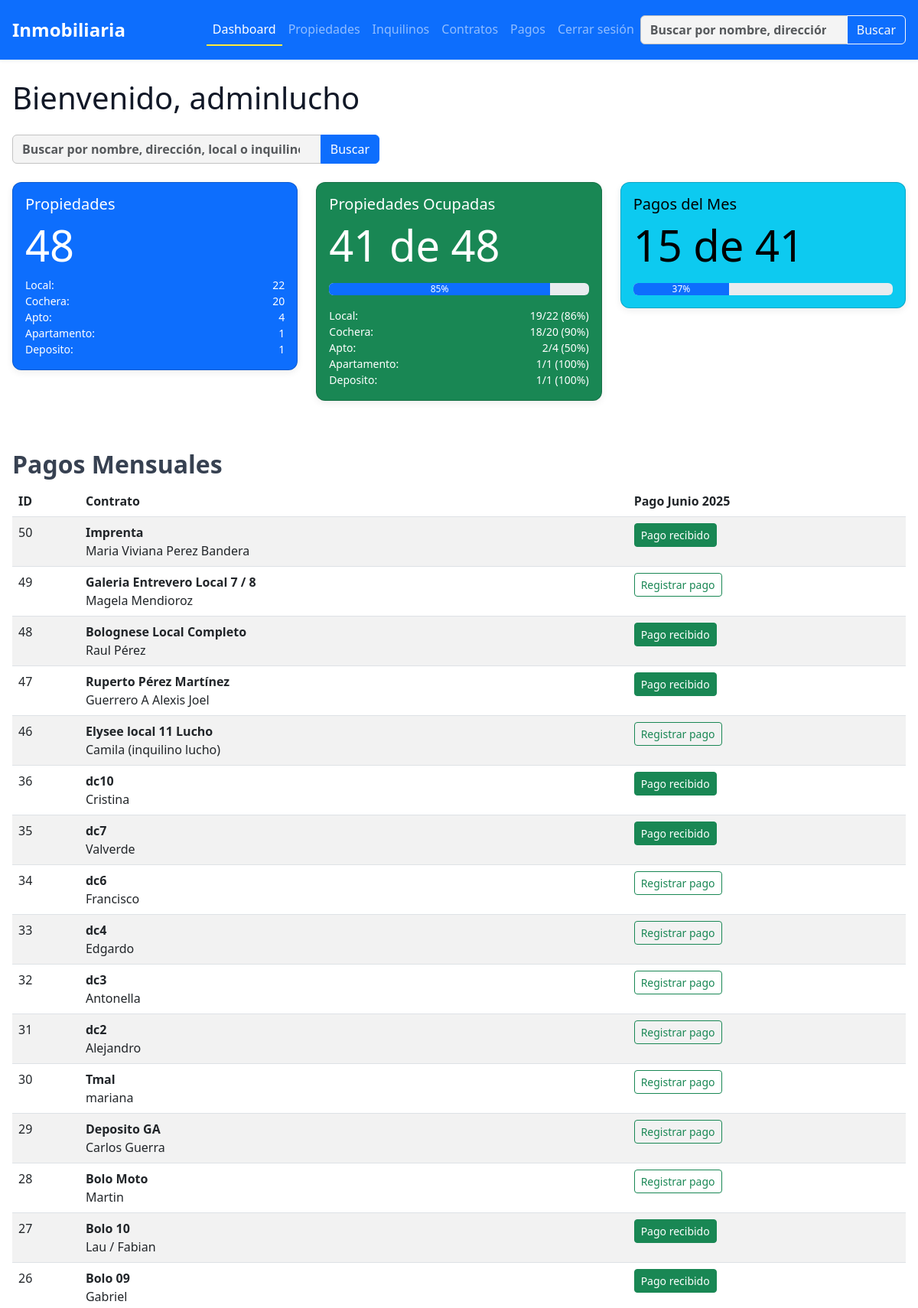
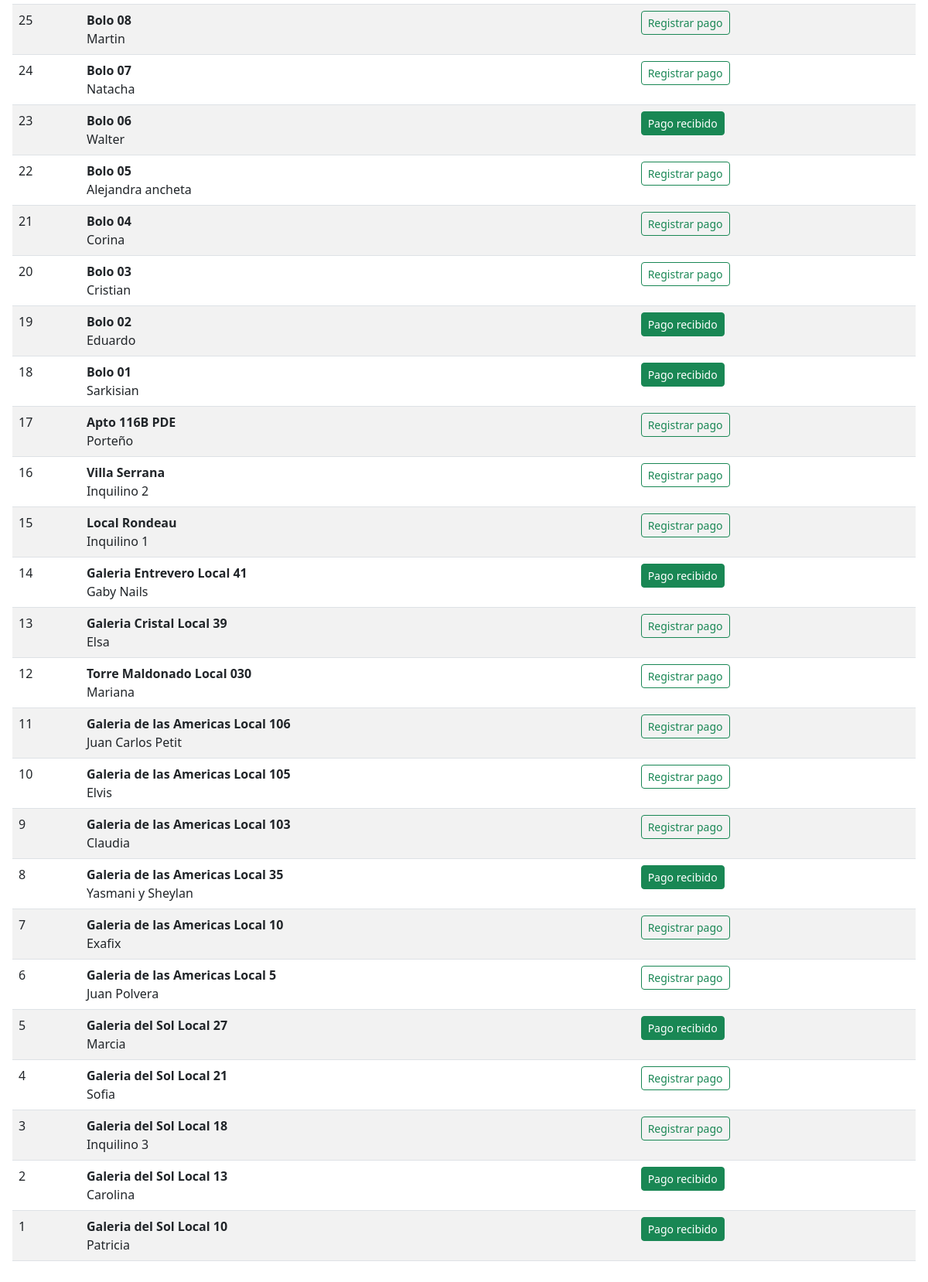
Page /dashboard.php (signed in) on the committed database (2 pictures, top to bottom).
### tables this page shows
CREATE TABLE IF NOT EXISTS `contratos` (
  `id` int(11) NOT NULL AUTO_INCREMENT,
  `inquilino_id` int(11) DEFAULT NULL,
  `propiedad_id` int(11) DEFAULT NULL,
  `fecha_inicio` date DEFAULT NULL,
  `fecha_fin` date DEFAULT NULL,
  `importe` decimal(10,2) DEFAULT NULL,
  `garantia` varchar(100) DEFAULT NULL,
  `corredor` varchar(100) DEFAULT NULL,
  `estado` enum('activo','finalizado') DEFAULT NULL,
  `documentos` text,
  `usuario_id` int(11) NOT NULL,
  `fecha_creacion` datetime DEFAULT NULL,
  `fecha_modificacion` datetime DEFAULT NULL,
  PRIMARY KEY (`id`)
);

CREATE TABLE IF NOT EXISTS `propiedades` (
  `id` int(11) NOT NULL AUTO_INCREMENT,
  `nombre` varchar(255) NOT NULL,
  `tipo` varchar(100) DEFAULT NULL,
  `direccion` varchar(255) DEFAULT NULL,
  `galeria` text,
  `local` varchar(100) DEFAULT NULL,
  `precio` decimal(10,2) DEFAULT NULL,
  `incluye_gc` tinyint(1) DEFAULT NULL,
  `gastos_comunes` decimal(10,2) DEFAULT NULL,
  `estado` enum('alquilado','libre','en venta','uso propio') DEFAULT NULL,
  `garantia` decimal(10,2) DEFAULT NULL,
  `corredor` varchar(100) DEFAULT NULL,
  `anep` varchar(100) DEFAULT NULL,
  `contribucion_inmobiliaria` decimal(10,2) DEFAULT NULL,
  `comentarios` text,
  `usuario_id` int(11) NOT NULL,
  `fecha_creacion` datetime DEFAULT NULL,
  `fecha_modificacion` datetime DEFAULT NULL,
  `imagenes` text NOT NULL,
  `documentos` text NOT NULL,
  PRIMARY KEY (`id`),
  KEY `idx_usuario_id` (`usuario_id`)
);

CREATE TABLE IF NOT EXISTS `inquilinos` (
  `id` int(11) NOT NULL AUTO_INCREMENT,
  `nombre` varchar(255) NOT NULL,
  `cedula` varchar(100) NOT NULL,
  `telefono` varchar(20) DEFAULT NULL,
  `vehiculo` varchar(100) DEFAULT NULL,
  `matricula` varchar(50) DEFAULT NULL,
  `documentos` text NOT NULL,
  `usuario_id` int(11) NOT NULL,
  `fecha_creacion` datetime DEFAULT NULL,
  `fecha_modificacion` datetime DEFAULT NULL,
  PRIMARY KEY (`id`)
);

### config.php (called while the page is built, shortened)
<?php
function clean_input($data) {
    return htmlspecialchars(trim($data));
}
?>

### dashboard.php (the view, shortened to what this page needs)
<?php
require_once 'config.php';
include 'includes/header_nav.php';
$mes_actual = date('m');
$anio_actual = date('Y');
$busqueda = clean_input($_GET['search'] ?? '');
$stmt_propiedades = $pdo->query("
    SELECT p.tipo,
           COUNT(*) as total,
           SUM(CASE WHEN c.estado = 'activo' THEN 1 ELSE 0 END) as ocupadas
    FROM propiedades p
    LEFT JOIN contratos c ON p.id = c.propiedad_id AND c.estado = 'activo'
    GROUP BY p.tipo
    ORDER BY total DESC
");
$propiedades_por_tipo = $stmt_propiedades->fetchAll(PDO::FETCH_ASSOC);
$total_propiedades = array_sum(array_column($propiedades_por_tipo, 'total'));
$total_ocupadas = array_sum(array_column($propiedades_por_tipo, 'ocupadas'));
$ratio_ocupacion = $total_propiedades > 0 ? round(($total_ocupadas / $total_propiedades) * 100) : 0;
$stmt = $pdo->prepare("
    SELECT c.id AS id, p.nombre AS propiedad_nombre, i.nombre AS inquilino_nombre, i.id AS inquilino_id, c.fecha_fin
    FROM propiedades p
    INNER JOIN contratos c ON p.id = c.propiedad_id AND c.estado = 'activo'
    LEFT JOIN inquilinos i ON c.inquilino_id = i.id
    ORDER BY c.id DESC
");
$stmt->execute();
$propiedades_inquilinos = $stmt->fetchAll(PDO::FETCH_ASSOC);
$stmt_pagos = $pdo->prepare("
    SELECT contrato_id
    FROM pagos
    WHERE MONTH(fecha) = ? AND YEAR(fecha) = ? AND concepto = 'Pago mensual'
");
$stmt_pagos->execute([$mes_actual, $anio_actual]);
$pagos_mes_actual = $stmt_pagos->fetchAll(PDO::FETCH_COLUMN, 0);
$total_contratos = count($propiedades_inquilinos);
$pagos_recibidos = count($pagos_mes_actual);
$ratio_pagos = $total_contratos > 0 ? round(($pagos_recibidos / $total_contratos) * 100) : 0;
?>
<main class="container container-main">
  <h1>Bienvenido, <?= htmlspecialchars($_SESSION['user_name']) ?></h1>
  <form action="propiedades.php" method="GET" class="mb-4" role="search" aria-label="Buscar propiedades">
    <div class="input-group" style="max-width:480px;">
      <input
        type="search"
        name="search"
        class="form-control"
        placeholder="Buscar por nombre, dirección, local o inquilino"
        value="<?= htmlspecialchars($busqueda) ?>"
        aria-label="Buscar propiedades" autocomplete="off" />
      <button class="btn btn-primary" type="submit" aria-label="Buscar">Buscar</button>
    </div>
  </form>
  <div class="row mb-4">
    <div class="col-md-4 h-100">
      <a href="propiedades.php" class="text-decoration-none">
        <div class="card text-bg-primary h-100 mb-3">
          <div class="card-body d-flex flex-column justify-content-between">
            <h5 class="card-title">Propiedades</h5>
            <p class="card-text display-4 mb-0"><?= $total_propiedades ?></p>
            <div class="small mt-2">
              <?php foreach ($propiedades_por_tipo as $tipo): ?>
                <div class="d-flex justify-content-between">
                  <span class="text-capitalize"><?= htmlspecialchars($tipo['tipo']) ?>:</span>
                  <span><?= $tipo['total'] ?></span>
                </div>
              <?php endforeach; ?>
            </div>
          </div>
        </div>
      </a>
    </div>
    <div class="col-md-4 h-100">
      <a href="contratos.php" class="text-decoration-none">
        <div class="card text-bg-success h-100 mb-3">
          <div class="card-body d-flex flex-column justify-content-between">
            <h5 class="card-title">Propiedades Ocupadas</h5>
            <p class="card-text display-4"><?= $total_ocupadas ?> de <?= $total_propiedades ?></p>
            <div class="progress mb-2" role="progressbar" aria-label="Progreso de ocupación">
              <div class="progress-bar" style="width: <?= $ratio_ocupacion ?>%"><?= $ratio_ocupacion ?>%</div>
            </div>
            <div class="small mt-2">
              <?php foreach ($propiedades_por_tipo as $tipo): ?>
                <?php
                  $ratio_tipo = $tipo['total'] > 0 ? round(($tipo['ocupadas'] / $tipo['total']) * 100) : 0;
                ?>
                <div class="d-flex justify-content-between">
                  <span class="text-capitalize"><?= htmlspecialchars($tipo['tipo']) ?>:</span>
                  <span><?= $tipo['ocupadas'] ?>/<?= $tipo['total'] ?> (<?= $ratio_tipo ?>%)</span>
                </div>
              <?php endforeach; ?>
            </div>
          </div>
        </div>
      </a>
    </div>
    <div class="col-md-4 h-100">
      <a href="contratos.php" class="text-decoration-none">
        <div class="card text-bg-info h-100 mb-3">
          <div class="card-body d-flex flex-column justify-content-between">
            <h5 class="card-title">Pagos del Mes</h5>
            <p class="card-text display-4"><?= $pagos_recibidos ?> de <?= $total_contratos ?></p>
            <div class="progress" role="progressbar" aria-label="Progreso de pagos">
              <div class="progress-bar" style="width: <?= $ratio_pagos ?>%"><?= $ratio_pagos ?>%</div>
            </div>
          </div>
        </div>
      </a>
    </div>
  </div>
  <section class="mt-5">
    <h2 class="fw-semibold">Pagos Mensuales</h2>
    <table class="table table-striped">
      <thead>
        <tr>
          <th>ID</th>
          <th>Contrato</th>
          <th>Pago <?php
              $fecha = new DateTime("$anio_actual-$mes_actual-01");
              $meses = [
                  1 => 'Enero', 2 => 'Febrero', 3 => 'Marzo', 4 => 'Abril',
                  5 => 'Mayo', 6 => 'Junio', 7 => 'Julio', 8 => 'Agosto',
                  9 => 'Septiembre', 10 => 'Octubre', 11 => 'Noviembre', 12 => 'Diciembre'
              ];
              $nombre_mes = $meses[(int)$fecha->format('n')];
              echo ucfirst($nombre_mes) . ' ' . $anio_actual;
          ?></th>
        </tr>
      </thead>
      <tbody>
        <?php foreach ($propiedades_inquilinos as $fila): ?>
          <tr>
            <td><?= htmlspecialchars($fila['id']) ?></td>
            <td>
              <a href="contratos.php?edit=<?= $fila['id'] ?>" class="text-decoration-none text-dark">
                <b><?= htmlspecialchars($fila['propiedad_nombre']) ?></b></a><br>
              <a href="inquilinos.php?edit=<?= $fila['inquilino_id'] ?>" class="text-decoration-none text-dark">
                <?= htmlspecialchars($fila['inquilino_nombre'] ?? 'N/A') ?>
              </a>
            </td>
            <td>
              <?php if (in_array($fila['id'], $pagos_mes_actual)): ?>
                <a href="pagos.php?contrato_id=<?= $fila['id'] ?>" class="btn btn-success btn-sm">Pago recibido</a>
              <?php else: ?>
                <a href="pagos.php?contrato_id=<?= $fila['id'] ?>&add=true" class="btn btn-outline-success btn-sm">Registrar pago</a>
              <?php endif; ?>
            </td>
          </tr>
        <?php endforeach; ?>
      </tbody>
    </table>
  </section>
</main>
<?php
include 'includes/footer.php';
?>

### includes/header_nav.php (shortened to what this page needs)
<?php
$search = clean_input($_GET['search'] ?? '');
?>
<!DOCTYPE html>
<html lang="es">
<head>
  <link href="https://cdn.jsdelivr.net/npm/bootstrap@5.3.0/dist/css/bootstrap.min.css" rel="stylesheet" />
  <link href="includes/styles.css" rel="stylesheet" />
</head>
<body>
  <nav class="navbar navbar-expand-lg fixed-top navbar-dark bg-primary">
    <div class="container container-main d-flex justify-content-between align-items-center py-2">
      <a href="dashboard.php" class="navbar-brand fw-bold fs-4">Inmobiliaria</a>
      <div class="collapse navbar-collapse" id="navbarNav">
        <ul class="navbar-nav ms-auto">
          <li class="nav-item"><a class="nav-link <?= ($_SERVER['SCRIPT_NAME'] ?? '') === '/dashboard.php' ? 'active' : '' ?>" href="dashboard.php">Dashboard</a></li>
          <li class="nav-item"><a class="nav-link <?= ($_SERVER['SCRIPT_NAME'] ?? '') === '/propiedades.php' ? 'active' : '' ?>" href="propiedades.php">Propiedades</a></li>
          <li class="nav-item"><a class="nav-link <?= ($_SERVER['SCRIPT_NAME'] ?? '') === '/inquilinos.php' ? 'active' : '' ?>" href="inquilinos.php">Inquilinos</a></li>
          <li class="nav-item"><a class="nav-link <?= ($_SERVER['SCRIPT_NAME'] ?? '') === '/contratos.php' ? 'active' : '' ?>" href="contratos.php">Contratos</a></li>
          <li class="nav-item"><a class="nav-link <?= ($_SERVER['SCRIPT_NAME'] ?? '') === '/pagos.php' ? 'active' : '' ?>" href="pagos.php">Pagos</a></li>
          <li class="nav-item"><a class="nav-link" href="logout.php">Cerrar sesión</a></li>
        </ul>
        <form action="propiedades.php" method="GET" class="" role="search" aria-label="Buscar propiedades">
          <div class="input-group">
            <input
              type="search"
              name="search"
              class="form-control"
              placeholder="Buscar por nombre, dirección, local o inquilino"
              value="<?= htmlspecialchars($search) ?>"
              aria-label="Buscar propiedades" autocomplete="off" />
            <button class="btn btn-outline-light" type="submit" aria-label="Buscar">Buscar</button>
          </div>
        </form>
      </div>
    </div>
  </nav>

### includes/footer.php (shortened to what this page needs)
<link rel="stylesheet" href="https://cdn.jsdelivr.net/npm/bootstrap-icons@1.11.1/font/bootstrap-icons.css">
</body>
</html>

### includes/styles.css (style rules this page uses)
body { font-family: system-ui, -apple-system, "Segoe UI", Roboto, "Helvetica Neue", Arial, "Noto Sans", "Liberation Sans", sans-serif, "Apple Color Emoji", "Segoe UI Emoji", "Segoe UI Symbol", "Noto Color Emoji"; background: #ffffff; color: #374151; padding-top: 5.5rem; min-height: 100vh; margin: 0; }
nav { box-shadow: 0 2px 5px rgb(0 0 0 / 0.05); background: #fff; }
.container-main { max-width: 1200px; margin: auto; padding: 1rem; }
h1 { margin-bottom: 1.5rem; color: #111827; }
.card { border-radius: 0.75rem; box-shadow: 0 3px 10px rgb(0 0 0 / 0.07); background: #fff; }
a.nav-link { transition: color 0.25s ease; }
a.nav-link.active { color: #FFFFFF; border-bottom: 2px solid #FFEB3B; }
.form-control, .form-select { background: #f4f4f4; font-weight: bold; border: solid 1px #c3c3c3; }

### rows in the picture
contratos: id "50", propiedad.nombre "Imprenta", inquilino.nombre "Maria Viviana Perez Bandera"
contratos: id "49", propiedad.nombre "Galeria Entrevero Local 7 / 8", inquilino.nombre "Magela Mendioroz"
contratos: id "48", propiedad.nombre "Bolognese Local Completo", inquilino.nombre "Raul Pérez"
contratos: id "47", propiedad.nombre "Ruperto Pérez Martínez", inquilino.nombre "Guerrero A Alexis Joel"
contratos: id "46", propiedad.nombre "Elysee local 11 Lucho", inquilino.nombre "Camila (inquilino lucho)"
contratos: id "36", propiedad.nombre "dc10", inquilino.nombre "Cristina"
contratos: id "35", propiedad.nombre "dc7", inquilino.nombre "Valverde"
contratos: id "34", propiedad.nombre "dc6", inquilino.nombre "Francisco"
contratos: id "33", propiedad.nombre "dc4", inquilino.nombre "Edgardo"
contratos: id "32", propiedad.nombre "dc3", inquilino.nombre "Antonella"
contratos: id "31", propiedad.nombre "dc2", inquilino.nombre "Alejandro"
contratos: id "30", propiedad.nombre "Tmal", inquilino.nombre "mariana"
contratos: id "29", propiedad.nombre "Deposito GA", inquilino.nombre "Carlos Guerra"
contratos: id "28", propiedad.nombre "Bolo Moto", inquilino.nombre "Martin"
contratos: id "27", propiedad.nombre "Bolo 10", inquilino.nombre "Lau / Fabian"
contratos: id "26", propiedad.nombre "Bolo 09", inquilino.nombre "Gabriel"
contratos: id "25", propiedad.nombre "Bolo 08", inquilino.nombre "Martin"
contratos: id "24", propiedad.nombre "Bolo 07", inquilino.nombre "Natacha"
contratos: id "23", propiedad.nombre "Bolo 06", inquilino.nombre "Walter"
contratos: id "22", propiedad.nombre "Bolo 05", inquilino.nombre "Alejandra ancheta"
contratos: id "21", propiedad.nombre "Bolo 04", inquilino.nombre "Corina"
contratos: id "20", propiedad.nombre "Bolo 03", inquilino.nombre "Cristian"
contratos: id "19", propiedad.nombre "Bolo 02", inquilino.nombre "Eduardo"
contratos: id "18", propiedad.nombre "Bolo 01", inquilino.nombre "Sarkisian"
contratos: id "17", propiedad.nombre "Apto 116B PDE", inquilino.nombre "Porteño"
contratos: id "16", propiedad.nombre "Villa Serrana", inquilino.nombre "Inquilino 2"
contratos: id "15", propiedad.nombre "Local Rondeau", inquilino.nombre "Inquilino 1"
contratos: id "14", propiedad.nombre "Galeria Entrevero Local 41", inquilino.nombre "Gaby Nails"
contratos: id "13", propiedad.nombre "Galeria Cristal Local 39", inquilino.nombre "Elsa"
contratos: id "12", propiedad.nombre "Torre Maldonado Local 030", inquilino.nombre "Mariana"
contratos: id "11", propiedad.nombre "Galeria de las Americas Local 106", inquilino.nombre "Juan Carlos Petit"
contratos: id "10", propiedad.nombre "Galeria de las Americas Local 105", inquilino.nombre "Elvis"
contratos: id "9", propiedad.nombre "Galeria de las Americas Local 103", inquilino.nombre "Claudia"
contratos: id "8", propiedad.nombre "Galeria de las Americas Local 35", inquilino.nombre "Yasmani y Sheylan"
contratos: id "7", propiedad.nombre "Galeria de las Americas Local 10", inquilino.nombre "Exafix"
contratos: id "6", propiedad.nombre "Galeria de las Americas Local 5", inquilino.nombre "Juan Polvera"
contratos: id "5", propiedad.nombre "Galeria del Sol Local 27", inquilino.nombre "Marcia"
contratos: id "4", propiedad.nombre "Galeria del Sol Local 21", inquilino.nombre "Sofia"
contratos: id "3", propiedad.nombre "Galeria del Sol Local 18", inquilino.nombre "Inquilino 3"
contratos: id "2", propiedad.nombre "Galeria del Sol Local 13", inquilino.nombre "Carolina"
contratos: id "1", propiedad.nombre "Galeria del Sol Local 10", inquilino.nombre "Patricia"

### other values in the picture
$_SESSION['user_name'] "adminlucho"
$total_propiedades "48"
$tipo['tipo'] "Local"
$tipo['total'] "22"
$tipo['tipo'] "Cochera"
$tipo['total'] "20"
$tipo['tipo'] "Apto"
$tipo['total'] "4"
$tipo['tipo'] "Apartamento"
$tipo['total'] "1"
$tipo['tipo'] "Deposito"
$total_ocupadas "41"
$ratio_ocupacion "85"
$tipo['ocupadas'] "19"
$ratio_tipo "86"
